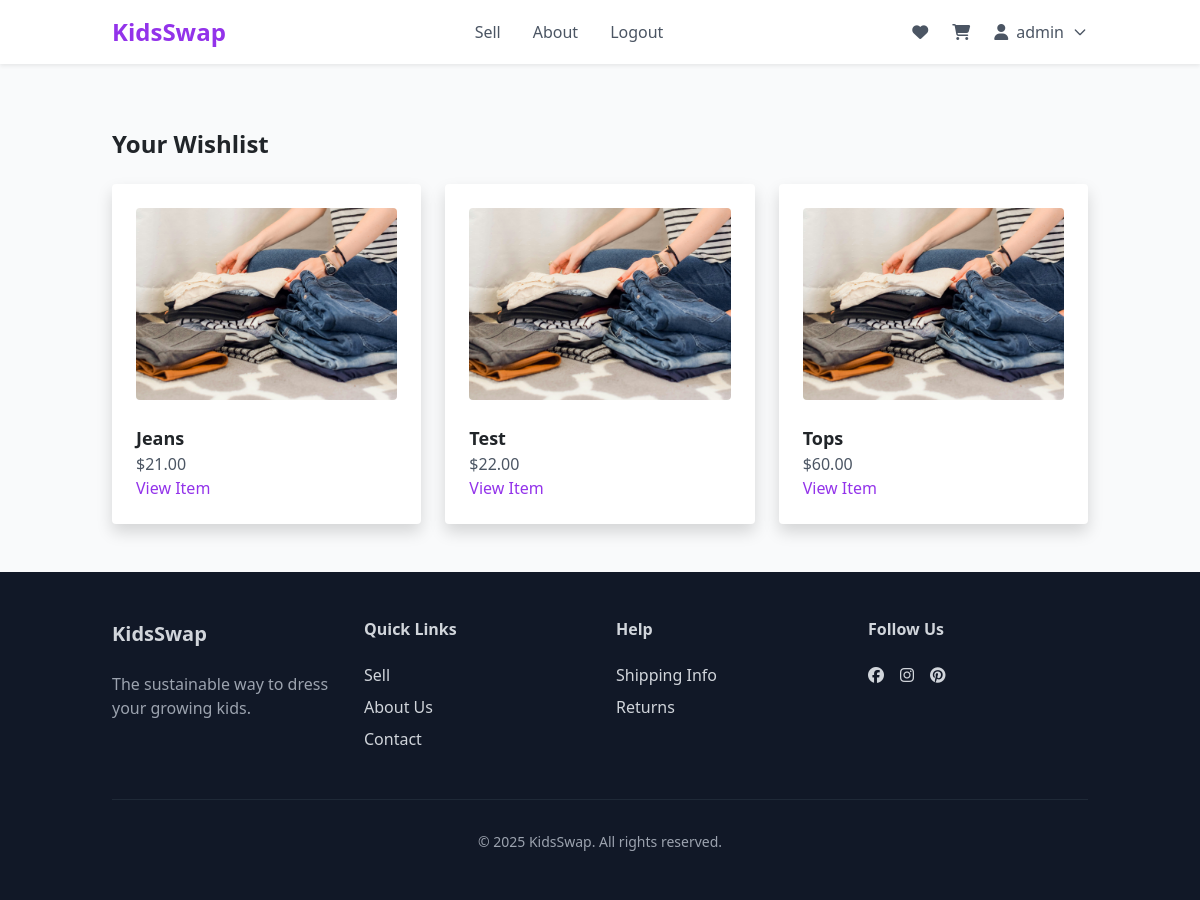
Screenshot of /wishlist/ (signed in) with the database file from the repository.
### marketplace/models.py (models this page shows, shortened)
class WishlistItem(models.Model):
    user = models.ForeignKey(User, on_delete=models.CASCADE)
    item = models.ForeignKey(ClothingItem, on_delete=models.CASCADE)
    added_at = models.DateTimeField(auto_now_add=True)
    class Meta:
        unique_together = ('user', 'item')  # Prevent duplicate entries

class ClothingItem(models.Model):
    CATEGORY_CHOICES = [
        ('Tops', 'Tops'),
        ('Bottoms', 'Bottoms'),
        ('Shoes', 'Shoes'),
        ('Outerwear', 'Outerwear'),
        ('Accessories', 'Accessories'),
    ]
    CONDITION_CHOICES = [
        ('New', 'New'),
        ('Like New', 'Like New'),
        ('Used', 'Used'),
        ('Well Loved', 'Well Loved'),
    ]
    AGE_GROUP_CHOICES = [
        ('baby', 'Baby (0-24m)'),
        ('toddler', 'Toddler (2-4y)'),
        ('kids', 'Kids (4-7y)'),
        ('big_kids', 'Big Kids (8-12y)'),
    ]
    seller = models.ForeignKey(User, on_delete=models.CASCADE)
    title = models.CharField(max_length=100)
    description = models.TextField()
    price = models.DecimalField(max_digits=6, decimal_places=2)
    category = models.CharField(max_length=20, choices=CATEGORY_CHOICES)
    condition = models.CharField(max_length=20, choices=CONDITION_CHOICES)
    size = models.CharField(max_length=20)
    image = models.ImageField(upload_to='clothing_images/')
    age_group = models.CharField(max_length=20, choices=AGE_GROUP_CHOICES, default='kids')
    is_featured = models.BooleanField(default=False)
    created_at = models.DateTimeField(auto_now_add=True)

### marketplace/views.py (the view)
# urls.py: path('wishlist/', views.wishlist_view, name='wishlist'),
@login_required
def wishlist_view(request):
    wishlist_items = WishlistItem.objects.filter(user=request.user).select_related('item')
    messages.info(request, "Here are the items in your wishlist.")
    return render(request, 'marketplace/wishlist.html', {
        'wishlist_items': wishlist_items
    })

### marketplace/templates/marketplace/wishlist.html
{% extends "base.html" %}
{% load static %}
{% block content %}
<div class="container mx-auto px-4 py-12">
    <h1 class="text-2xl font-bold mb-6">Your Wishlist</h1>
    <div class="grid grid-cols-1 md:grid-cols-3 gap-6">
        {% for entry in wishlist_items %}
            <div class="bg-white shadow rounded p-4">
                <img src="{{ entry.item.image.url }}" alt="{{ entry.item.title }}" class="w-full h-48 object-cover rounded mb-4">
                <h2 class="text-lg font-semibold">{{ entry.item.title }}</h2>
                <p class="text-gray-600">${{ entry.item.price }}</p>
                <a href="{% url 'item_detail' item_id=entry.item.id %}" class="text-purple-600 hover:underline">View Item</a>
            </div>
        {% empty %}
            <p>No items in your wishlist yet.</p>
        {% endfor %}
    </div>
</div>
{% endblock %}

### templates/base.html (shortened to what this page needs)
{% load static %}
<!DOCTYPE html>
<html lang="en">
<head>
    <link rel="stylesheet" href="https://cdnjs.cloudflare.com/ajax/libs/font-awesome/6.5.0/css/all.min.css">
    <link href="https://cdn.jsdelivr.net/npm/bootstrap@5.1.3/dist/css/bootstrap.min.css" rel="stylesheet">
    <script src="https://cdn.tailwindcss.com"></script>
    <link rel="stylesheet" href="https://cdn.jsdelivr.net/npm/swiper@11/swiper-bundle.min.css"/>
    <link rel="stylesheet" href="{% static 'css' %}">
</head>
<body>
    <div id="wrapper" class="min-h-screen bg-gray-50">
        <header id="header" class="bg-white shadow-sm fixed w-full z-50">
        <div class="container mx-auto px-4" x-data="{ mobileMenuOpen: false }">
            <div class="flex items-center justify-between h-16">
            <a href="/" class="text-2xl font-bold text-purple-600">KidsSwap</a>
            <nav class="hidden md:flex space-x-8">
            <a href="{% url 'create_clothing_item' %}" class="text-gray-600 hover:text-purple-600">Sell</a>
            <a href="{% url 'about' %}" class="text-gray-600 hover:text-purple-600">About</a>
            {% if user.is_authenticated %}
                <form action="{% url 'logout' %}" method="post" class="inline">
                <button type="submit" class="text-gray-600 hover:text-purple-600">Logout</button>
                </form>
            {% else %}
                <a href="{% url 'login' %}" class="text-gray-600 hover:text-purple-600">Login</a>
                <a href="{% url 'signup' %}" class="text-gray-600 hover:text-purple-600">Sign Up</a>
            {% endif %}
            </nav>
            <div class="hidden md:flex items-center space-x-6">
            <a href="{% url 'wishlist' %}" class="text-gray-600 hover:text-purple-600">
                <i class="fa-solid fa-heart"></i>
            </a>
            <a href="{% url 'cart' %}" class="text-gray-600 hover:text-purple-600 relative">
                <i class="fa-solid fa-cart-shopping"></i>
            </a>
            <div x-data="{ open: false }" class="relative">
            {% if user.is_authenticated %}
                <button @click="open = !open"
                        class="flex items-center gap-2 text-gray-600 hover:text-purple-600 focus:outline-none"
                        aria-label="User menu">
                <i class="fa-solid fa-user"></i>
                <span class="hidden sm:inline">{{ user.username }}</span>
                <svg class="h-4 w-4" fill="none" stroke="currentColor" viewBox="0 0 24 24">
                    <path stroke-linecap="round" stroke-linejoin="round" stroke-width="2"
                        d="M19 9l-7 7-7-7" />
                </svg>
                </button>
            {% endif %}
            </div>
            </div>
            </div>
        </div>
        </header>
        <main class="pt-20">
            {% block content %}{% endblock %}
        </main>
        <footer id="footer" class="bg-gray-900 text-gray-300 py-12">
            <div class="container mx-auto px-4">
                <div class="grid grid-cols-1 md:grid-cols-4 gap-8">
                    <div>
                        <h3 class="text-xl font-bold mb-4">KidsSwap</h3>
                        <p class="text-gray-400">The sustainable way to dress your growing kids.</p>
                    </div>
                    <div>
                        <h4 class="font-semibold mb-4">Quick Links</h4>
                        <ul class="space-y-2">
                            <li><a href="{% url 'create_clothing_item' %}" class="hover:text-white">Sell</a></li>
                            <li><a href="{% url 'about' %}" class="hover:text-white">About Us</a></li>
                            <li><a href="{% url 'contact' %}" class="hover:text-purple-600">Contact</a></li>
                        </ul>
                    </div>
                    <div>
                        <h4 class="font-semibold mb-4">Help</h4>
                        <ul class="space-y-2">
                            <li><a href="{% url 'shipping' %}" class="hover:text-purple-600">Shipping Info</a></li>
                            <li><a href="{% url 'returns' %}" class="hover:text-purple-600">Returns</a></li>
                        </ul>
                    </div>
                    <div>
                        <h4 class="font-semibold mb-4">Follow Us</h4>
                        <div class="flex space-x-4">
                            <a href="#" class="hover:text-white"><i class="fa-brands fa-facebook"></i></a>
                            <a href="#" class="hover:text-white"><i class="fa-brands fa-instagram"></i></a>
                            <a href="#" class="hover:text-white"><i class="fa-brands fa-pinterest"></i></i></a>
                        </div>
                    </div>
                </div>
                <div class="border-t border-gray-800 mt-12 pt-8 text-center text-sm text-gray-400">
                    <p>&copy; 2025 KidsSwap. All rights reserved.</p>
                </div>
            </div>
        </footer>
    </div>
</body>
</html>

### rows the page displays
WishlistItem: item.image (picture), item "Jeans", item.price "21.00"
WishlistItem: item.image (picture), item "Test", item.price "22.00"
WishlistItem: item.image (picture), item "Tops", item.price "60.00"

### other values shown
{{ user.username }} "admin"
